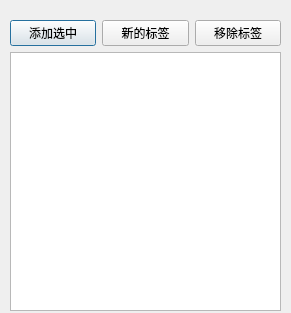
<?xml version="1.0" encoding="UTF-8"?>
<ui version="4.0">
 <class>AddFileDialog</class>
 <widget class="QDialog" name="AddFileDialog">
  <property name="windowModality">
   <enum>Qt::WindowModal</enum>
  </property>
  <property name="geometry">
   <rect>
    <x>0</x>
    <y>0</y>
    <width>291</width>
    <height>313</height>
   </rect>
  </property>
  <property name="windowTitle">
   <string>新增文件</string>
  </property>
  <property name="modal">
   <bool>false</bool>
  </property>
  <widget class="QWidget" name="verticalLayoutWidget">
   <property name="geometry">
    <rect>
     <x>10</x>
     <y>20</y>
     <width>271</width>
     <height>291</height>
    </rect>
   </property>
   <layout class="QVBoxLayout" name="verticalLayout">
    <item>
     <layout class="QHBoxLayout" name="horizontalLayout">
      <item>
       <widget class="QPushButton" name="btn_addselect">
        <property name="text">
         <string>添加选中</string>
        </property>
       </widget>
      </item>
      <item>
       <widget class="QPushButton" name="btn_newlabel">
        <property name="text">
         <string>新的标签</string>
        </property>
       </widget>
      </item>
      <item>
       <widget class="QPushButton" name="btn_removelabel">
        <property name="text">
         <string>移除标签</string>
        </property>
       </widget>
      </item>
     </layout>
    </item>
    <item>
     <widget class="QListView" name="lv_label">
      <property name="enabled">
       <bool>true</bool>
      </property>
      <property name="editTriggers">
       <set>QAbstractItemView::NoEditTriggers</set>
      </property>
      <property name="selectionMode">
       <enum>QAbstractItemView::MultiSelection</enum>
      </property>
     </widget>
    </item>
   </layout>
  </widget>
 </widget>
 <resources/>
 <connections/>
</ui>
